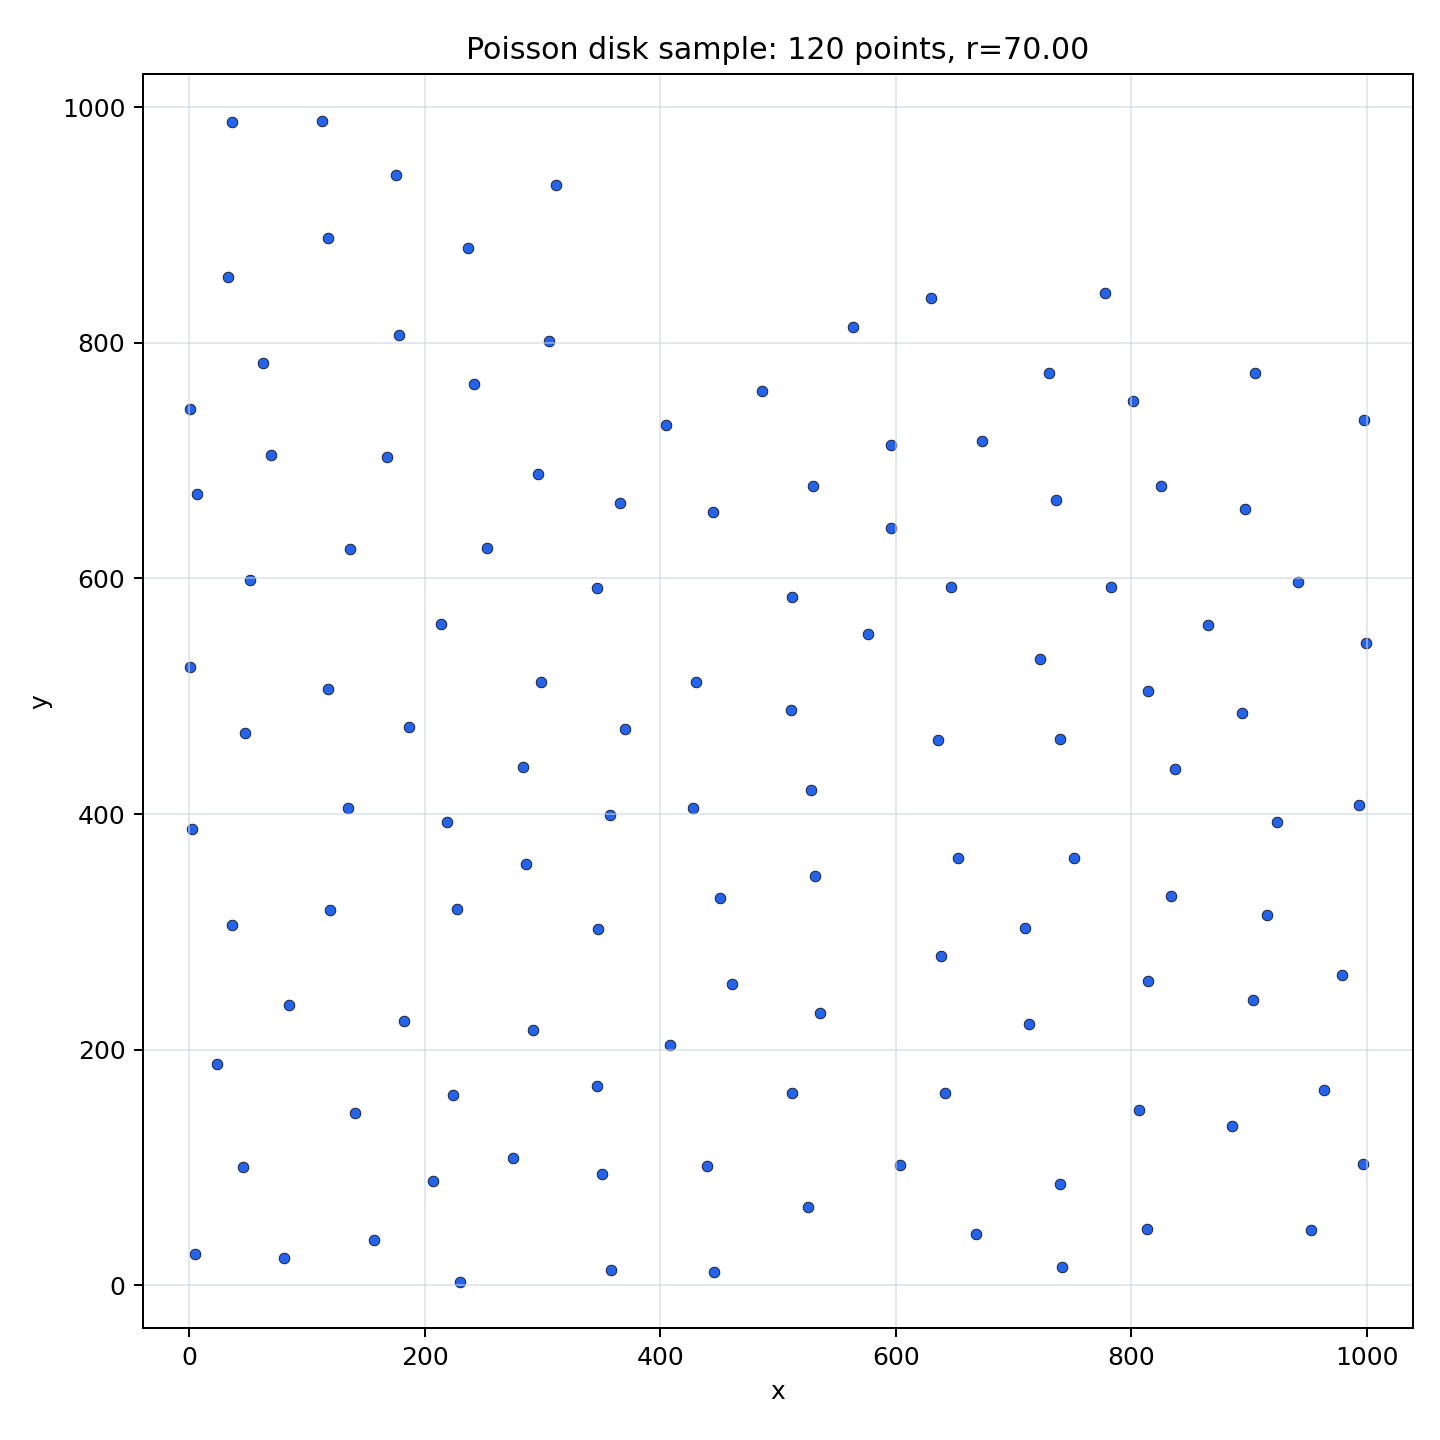

This chart was generated by the following Python code:
#!/usr/bin/env python3
"""Preview raw planar graphs for the navigation data generator."""

from __future__ import annotations

import argparse
import csv
import math
import random
import sys
from dataclasses import dataclass
from pathlib import Path
from typing import Iterable, TextIO


@dataclass(frozen=True)
class Point:
    name: str
    x: float
    y: float
    address: tuple[int, ...] = ()
    level: int = 0


@dataclass(frozen=True)
class Edge:
    name: str
    from_name: str
    to_name: str
    length: float = 0.0
    volume: int = 0
    level: int = 0


@dataclass(frozen=True)
class GraphData:
    points: list[Point]
    edges: list[Edge]


def poisson_disk_sample(
    left: float,
    right: float,
    bottom: float,
    top: float,
    target_count: int,
    radius: float | None = None,
    attempts: int = 30,
    seed: int | None = None,
) -> tuple[list[Point], float]:
    if target_count <= 0:
        return [], 0.0

    if left > right:
        left, right = right, left
    if bottom > top:
        bottom, top = top, bottom

    width = right - left
    height = top - bottom
    if width <= 0 or height <= 0:
        raise ValueError("bounds must enclose a positive area")

    if radius is None or radius <= 0:
        radius = math.sqrt(width * height * 0.45 / target_count)

    rng = random.Random(seed)
    nominal_radius = max(radius, 1e-9)
    relax = 1.0
    min_radius = nominal_radius * 0.72
    max_radius = nominal_radius * 1.08
    cell_size = min_radius / math.sqrt(2.0)
    cols = max(1, math.ceil(width / cell_size))
    rows = max(1, math.ceil(height / cell_size))
    grid: list[list[int]] = [[] for _ in range(cols * rows)]
    points: list[Point] = []
    point_radii: list[float] = []

    def grid_xy(point: Point) -> tuple[int, int]:
        gx = min(cols - 1, max(0, int((point.x - left) / cell_size)))
        gy = min(rows - 1, max(0, int((point.y - bottom) / cell_size)))
        return gx, gy

    def add_point(point: Point, point_radius: float) -> None:
        gx, gy = grid_xy(point)
        grid[gy * cols + gx].append(len(points))
        points.append(point)
        point_radii.append(point_radius)

    def valid(x: float, y: float, candidate_radius: float, query_radius: float) -> bool:
        if x < left or x > right or y < bottom or y > top:
            return False

        gx = min(cols - 1, max(0, int((x - left) / cell_size)))
        gy = min(rows - 1, max(0, int((y - bottom) / cell_size)))
        cell_range = max(1, math.ceil(query_radius / cell_size))
        for yy in range(max(0, gy - cell_range), min(rows, gy + cell_range + 1)):
            for xx in range(max(0, gx - cell_range), min(cols, gx + cell_range + 1)):
                for idx in grid[yy * cols + xx]:
                    other = points[idx]
                    dx = x - other.x
                    dy = y - other.y
                    local_radius = min(candidate_radius, point_radii[idx])
                    if dx * dx + dy * dy < local_radius * local_radius:
                        return False
        return True

    failed_attempts = 0
    max_failed_attempts = max(2000, target_count * max(80, attempts * 4))
    while len(points) < target_count:
        x = rng.uniform(left, right)
        y = rng.uniform(bottom, top)
        candidate_radius = nominal_radius * relax * rng.uniform(0.82, 1.12)
        boundary_distance = min(x - left, right - x, y - bottom, top - y)
        boundary_blend = max(0.0, min(1.0, boundary_distance / nominal_radius))
        candidate_radius *= 0.80 + 0.20 * boundary_blend
        candidate_radius = max(
            min_radius * relax,
            min(max_radius * relax, candidate_radius),
        )

        if valid(x, y, candidate_radius, max_radius * relax):
            add_point(Point(f"N{len(points)}", x, y), candidate_radius)
            failed_attempts = 0
            continue

        failed_attempts += 1
        if failed_attempts >= max_failed_attempts:
            relax *= 0.94
            min_radius *= 0.94
            max_radius *= 0.94
            failed_attempts = 0

    return points, radius


def nearest_distance(points: Iterable[Point]) -> float | None:
    items = list(points)
    if len(items) < 2:
        return None
    best = math.inf
    for i, p in enumerate(items):
        for q in items[i + 1 :]:
            best = min(best, math.hypot(p.x - q.x, p.y - q.y))
    return best


def write_csv(path: Path, graph: GraphData) -> None:
    path.parent.mkdir(parents=True, exist_ok=True)
    with path.open("w", newline="", encoding="utf-8") as handle:
        writer = csv.writer(handle)
        writer.writerow(
            ["kind", "name", "x", "y", "address", "level", "from", "to", "length", "volume", "edge_level"]
        )
        for point in graph.points:
            writer.writerow(
                [
                    "node",
                    point.name,
                    point.x,
                    point.y,
                    ";".join(str(item) for item in point.address),
                    point.level,
                    "",
                    "",
                    "",
                    "",
                    "",
                ]
            )
        for edge in graph.edges:
            writer.writerow(
                [
                    "edge",
                    edge.name,
                    "",
                    "",
                    "",
                    "",
                    edge.from_name,
                    edge.to_name,
                    edge.length,
                    edge.volume,
                    edge.level,
                ]
            )


def parse_address(value: str | None) -> tuple[int, ...]:
    if not value:
        return ()
    return tuple(int(item) for item in value.replace("|", ";").split(";") if item)


def infer_level(address: tuple[int, ...]) -> int:
    if not address:
        return 0
    self_id = address[0]
    level = 0
    for idx, parent_id in enumerate(address[1:], start=1):
        if parent_id == self_id:
            level = idx
    return level


def read_csv_rows(handle: TextIO) -> GraphData:
    points: list[Point] = []
    edges: list[Edge] = []
    reader = csv.DictReader(handle)
    for idx, row in enumerate(reader):
        kind = (row.get("kind") or "node").strip().lower()
        if kind == "edge":
            edge_level = row.get("edge_level") or row.get("level") or "0"
            volume = row.get("volume") or "0"
            length = row.get("length") or "0"
            edges.append(
                Edge(
                    row.get("name") or f"E{len(edges)}",
                    row.get("from") or "",
                    row.get("to") or "",
                    float(length),
                    int(volume),
                    int(edge_level),
                )
            )
            continue

        name = row.get("name") or f"N{idx}"
        address = parse_address(row.get("address"))
        level_text = row.get("level")
        level = int(level_text) if level_text not in (None, "") else infer_level(address)
        points.append(Point(name, float(row["x"]), float(row["y"]), address, level))
    return GraphData(points, edges)


def read_csv(path: Path) -> GraphData:
    with path.open("r", newline="", encoding="utf-8") as handle:
        return read_csv_rows(handle)


def bounds_from_points(points: list[Point]) -> tuple[float, float, float, float]:
    if not points:
        return 0.0, 1.0, 0.0, 1.0

    xs = [point.x for point in points]
    ys = [point.y for point in points]
    left = min(xs)
    right = max(xs)
    bottom = min(ys)
    top = max(ys)
    x_pad = max((right - left) * 0.04, 1.0)
    y_pad = max((top - bottom) * 0.04, 1.0)
    return left - x_pad, right + x_pad, bottom - y_pad, top + y_pad


def plot_points(
    points: list[Point],
    edges: list[Edge],
    left: float,
    right: float,
    bottom: float,
    top: float,
    radius: float,
    output: Path | None,
    show_radius: bool,
    title: str,
    show_window: bool,
) -> None:
    import matplotlib.pyplot as plt
    from matplotlib.patches import Circle
    from matplotlib.collections import LineCollection

    fig, ax = plt.subplots(figsize=(30, 30))
    palette = [
        "#2563eb",
        "#dc2626",
        "#16a34a",
        "#9333ea",
        "#ea580c",
        "#0891b2",
        "#be123c",
        "#4d7c0f",
        "#7c3aed",
        "#0f766e",
    ]
    edge_palette = [
        "#94a3b8",
        "#fca5a5",
        "#86efac",
        "#c4b5fd",
        "#fdba74",
        "#67e8f9",
        "#fda4af",
        "#bef264",
        "#ddd6fe",
        "#99f6e4",
    ]
    levels = sorted({point.level for point in points})
    has_hierarchy = len(levels) > 1 or any(point.level > 0 or point.address for point in points)
    points_by_name = {point.name: point for point in points}

    if edges:
        for level in sorted({edge.level for edge in edges}):
            segments = []
            for edge in edges:
                if edge.level != level:
                    continue
                start = points_by_name.get(edge.from_name)
                end = points_by_name.get(edge.to_name)
                if start is None or end is None:
                    continue
                segments.append([(start.x, start.y), (end.x, end.y)])
            if not segments:
                continue
            ax.add_collection(
                LineCollection(
                    segments,
                    colors=edge_palette[level % len(edge_palette)],
                    linewidths=0.60 + 0.25 * min(level, 4),
                    alpha=0.20 + 0.20 * min(level, 3),
                    zorder=1,
                )
            )

    if has_hierarchy:
        for level in levels:
            layer = [point for point in points if point.level == level]
            xs = [point.x for point in layer]
            ys = [point.y for point in layer]

            size = 16 + 4 ** level + 30 * level
            
            ax.scatter(
                xs,
                ys,
                s=size,
                color=palette[level % len(palette)],
                edgecolors="#0f172a",
                linewidths=0.35,
                label=f"nodes L{level}",
                alpha=0.88,
                zorder=3 + level,
            )
        ax.legend(loc="upper right", frameon=True)
    else:
        xs = [point.x for point in points]
        ys = [point.y for point in points]
        ax.scatter(
            xs,
            ys,
            s=18,
            color="#2563eb",
            edgecolors="#0f172a",
            linewidths=0.35,
            zorder=3,
        )

    if show_radius:
        for point in points:
            ax.add_patch(
                Circle(
                    (point.x, point.y),
                    radius,
                    fill=False,
                    linewidth=0.35,
                    alpha=0.14,
                    color="#ef4444",
                )
            )

    ax.set_title(title)
    ax.set_xlim(left, right)
    ax.set_ylim(bottom, top)
    ax.set_aspect("equal", adjustable="box")
    ax.grid(True, color="#cbd5e1", linewidth=0.6, alpha=0.7)
    ax.set_xlabel("x")
    ax.set_ylabel("y")

    fig.tight_layout()
    if output:
        output.parent.mkdir(parents=True, exist_ok=True)
        fig.savefig(output, dpi=180)
    if show_window:
        plt.show()
    else:
        plt.close(fig)


def parse_args() -> argparse.Namespace:
    parser = argparse.ArgumentParser(
        description="Generate and preview a raw planar navigation graph."
    )
    parser.add_argument("-n", "--count", type=int, default=200, help="target point count")
    parser.add_argument("--left", type=float, default=0.0)
    parser.add_argument("--right", type=float, default=1000.0)
    parser.add_argument("--bottom", type=float, default=0.0)
    parser.add_argument("--top", type=float, default=1000.0)
    parser.add_argument("-r", "--radius", type=float, default=None, help="minimum distance")
    parser.add_argument("-k", "--attempts", type=int, default=30, help="tries per active point")
    parser.add_argument("--seed", type=int, default=None, help="random seed")
    parser.add_argument(
        "--input-csv",
        type=Path,
        default=None,
        help="plot an existing graph CSV with node and edge rows",
    )
    parser.add_argument("--stdin", action="store_true", help="read graph CSV from stdin")
    parser.add_argument("--save", type=Path, default=None, help="save preview image")
    parser.add_argument("--csv", type=Path, default=None, help="write generated graph CSV")
    parser.add_argument("--no-show", action="store_true", help="do not open a plot window")
    parser.add_argument(
        "--show-radius",
        action="store_true",
        help="draw minimum-distance circles around points",
    )
    return parser.parse_args()


def main() -> None:
    args = parse_args()
    if args.stdin:
        graph = read_csv_rows(sys.stdin)
        radius = args.radius or 0.0
    elif args.input_csv:
        graph = read_csv(args.input_csv)
        radius = args.radius or 0.0
    else:
        points, radius = poisson_disk_sample(
            args.left,
            args.right,
            args.bottom,
            args.top,
            args.count,
            args.radius,
            args.attempts,
            args.seed,
        )
        graph = GraphData(points, [])
    points = graph.points
    edges = graph.edges

    closest = None

    if len(points) > 5000:
        print(f"skipped nearest distance calculation for {len(points)} nodes")
    else:
        closest = nearest_distance(points)
    if args.stdin:
        print(f"loaded from stdin: {len(points)} nodes, {len(edges)} edges")
    elif args.input_csv:
        print(f"loaded: {len(points)} nodes, {len(edges)} edges")
    else:
        print(f"generated: {len(points)} / {args.count}")
        print(f"radius: {radius:.4f}")

    if closest is not None:
        print(f"nearest distance: {closest:.4f}")

    if args.csv:
        write_csv(args.csv, graph)
        print(f"csv: {args.csv}")

    level_count = 0
    if points:
        level_count = max((len(point.address) for point in points), default=0)
        if level_count == 0:
            level_count = max((point.level for point in points), default=0) + 1
    if edges:
        title = f"Raw planar graph: {len(points)} nodes, {len(edges)} edges, {level_count} levels"
    else:
        title = f"Poisson disk sample: {len(points)} points, r={radius:.2f}"
    if args.stdin or args.input_csv:
        left, right, bottom, top = bounds_from_points(points)
    else:
        left = min(args.left, args.right)
        right = max(args.left, args.right)
        bottom = min(args.bottom, args.top)
        top = max(args.bottom, args.top)

    plot_points(
        points,
        edges,
        left,
        right,
        bottom,
        top,
        radius,
        args.save,
        args.show_radius,
        title,
        not args.no_show,
    )


if __name__ == "__main__":
    main()
